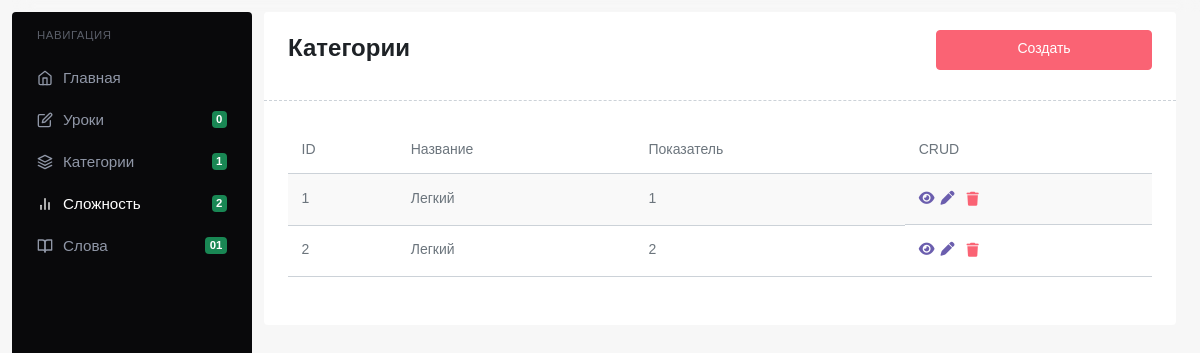
Before: /admin/levels/ with the older database file.
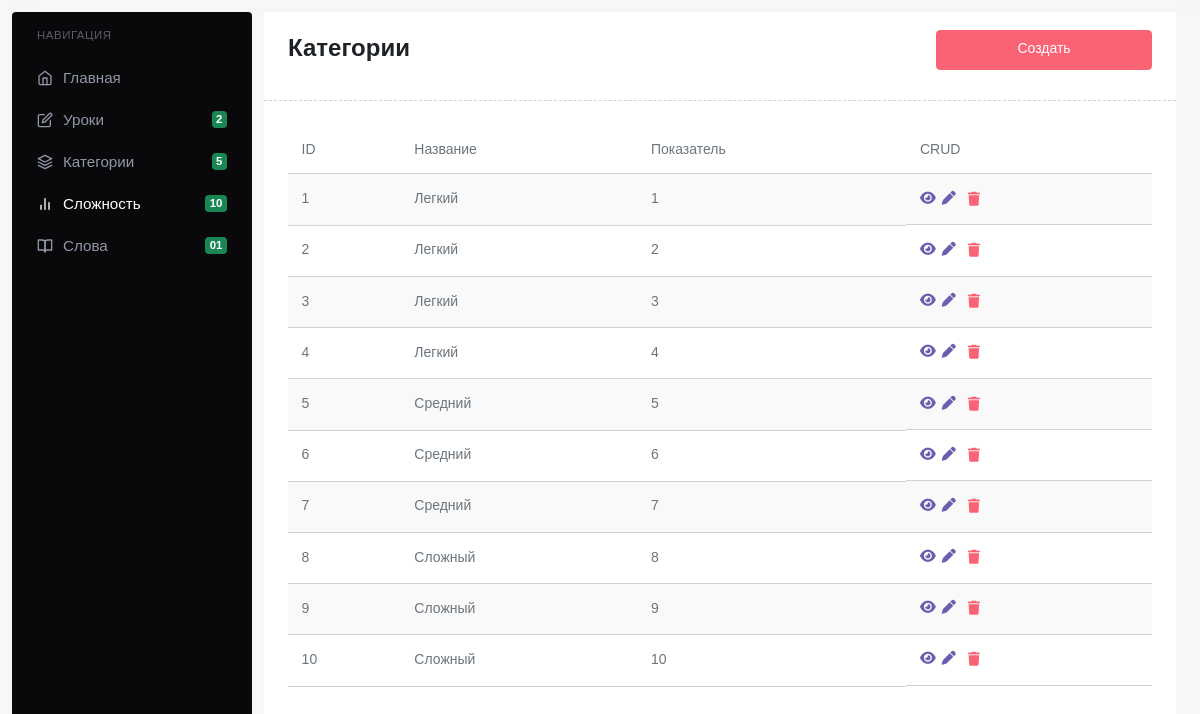
After: the same page with the newer database file.
### app/models.py (models this page shows)
class Level(db.Model):
    id = db.Column(db.Integer, primary_key=True)
    title = db.Column(db.String(255), nullable=False)
    indicator = db.Column(db.Integer)

### app/routes/Admin/AdminLevelRoutes.py (the view)
    def get_all(self):
        levels = Level.query.all()
        return render_template(f"{self.prefix}index.html", levels=levels)

### app/__init__.py (called while the page is built)
def create_app():
    app = Flask(__name__, static_folder="static", template_folder="templates")
    app.config["SQLALCHEMY_DATABASE_URI"] = f"sqlite:///db.db"
    register_blueprints(app)
    db.init_app(app)
    with app.app_context():
        db.create_all()
    @app.context_processor
    def inject_counts():
        counts = count_rows()
        return counts
    return app

### app/utils.py (called while the page is built)
def count_rows():
    lessons_count = Lesson.query.count()
    categories_count = Category.query.count()
    levels_count = Level.query.count()
    return {
        "lessons_count": lessons_count,
        "categories_count": categories_count,
        "levels_count": levels_count
    }

### app/templates/admin/levels/index.html (shortened to what this page needs)
{% extends "admin/base.html" %}
{% block content %}
    <div class="card">
        <div class="card-header d-flex justify-content-between">
            <p class="fs-3 fw-bold">Категории</p>
            <a href="{{ url_for('admin_levels.create') }}" class="btn btn-danger mb-2 w-25">Создать</a>
        </div>
        <div class="card-body">
            <div class="table-responsive">
                <table class="table table-striped">
                    <thead>
                        <tr>
                            <td>ID</td>
                            <td>Название</td>
                            <td>Показатель</td>
                            <td>CRUD</td>
                        </tr>
                    </thead>
                    <tbody>
                        {% for level in levels %}
                            <tr>
                                <td>{{ level.id }}</td>
                                <td>{{ level.title }}</td>
                                <td>{{ level.indicator }}</td>
                                <td class="d-flex gap-1">
                                    <a href="{{ url_for('admin_levels.get', id=level.id) }}"><i class="fa-solid fa-eye"></i></a>
                                    <a href="{{ url_for('admin_levels.edit', id=level.id) }}"><i class="fa-solid fa-pen"></i></a>
                                    <button class="text-danger border-0 bg-transparent" onclick="deleteLevel({{ level.id }})"><i class="fa-solid fa-trash"></i></button>
                                </td>
                            </tr>
                        {% endfor %}
                    </tbody>
                </table>
            </div>
        </div>
    </div>
{% endblock %}

### app/templates/admin/base.html (shortened to what this page needs)
<!DOCTYPE html>
<html lang="en">
<head>
    <link href="https://api.fontshare.com/v2/css?f[]=satoshi@900,700,500,300,400&display=swap" rel="stylesheet">
  <link rel="stylesheet" href="{{ url_for('static', filename='assets/app-0f19a312.css') }}">
  <link rel="stylesheet" href="{{ url_for('static', filename='assets/world-bcd2ab8c.css') }}">
</head>
<body>
<div class="app-wrapper">
    {% include 'admin/partials/sidebar.html' %}
    <div class="content-page px-2">
        {% block content %}{% endblock %}
    </div>
</div>
</body>
</html>

### app/templates/admin/partials/sidebar.html (shortened to what this page needs)
<div class="app-sidenav">
    <div class="h-100" data-simplebar>
        <ul class="menu">
            <li class="menu-title">Навигация</li>
            <li class="menu-item">
                <a href="{{ url_for('admin.index') }}" class="menu-link">
                    <span class="menu-icon"><i data-feather="home"></i></span>
                    <span class="menu-text"> Главная </span>
                </a>
            </li>
            <li class="menu-item">
                <a href="{{ url_for('admin_lessons.get_all') }}" class="menu-link">
                    <span class="menu-icon"><i data-feather="edit"></i></span>
                    <span class="menu-text"> Уроки </span>
                    <span class="badge bg-success rounded ms-auto">{{ lessons_count }}</span>
                </a>
            </li>
            <li class="menu-item">
                <a href="{{ url_for('admin_categories.get_all') }}" class="menu-link">
                    <span class="menu-icon"><i data-feather="layers"></i></span>
                    <span class="menu-text"> Категории </span>
                    <span class="badge bg-success rounded ms-auto">{{ categories_count }}</span>
                </a>
            </li>
            <li class="menu-item">
                <a href="{{ url_for('admin_levels.get_all') }}" class="menu-link">
                    <span class="menu-icon"><i data-feather="bar-chart-2"></i></span>
                    <span class="menu-text"> Сложность </span>
                    <span class="badge bg-success rounded ms-auto">{{ levels_count }}</span>
                </a>
            </li>
            <li class="menu-item">
                <a href="#" class="menu-link">
                    <span class="menu-icon"><i data-feather="book-open"></i></span>
                    <span class="menu-text"> Слова </span>
                    <span class="badge bg-success rounded ms-auto">01</span>
                </a>
            </li>
        </ul>
    </div>
</div>

### app/static/assets/world-bcd2ab8c.css (style rules this page uses)
svg { -ms-touch-action:none;touch-action:none }

Changed rows visible on the page:
added Level: id "3", title "Легкий", indicator "3"
added Level: id "4", title "Легкий", indicator "4"
added Level: id "5", title "Средний", indicator "5"
added Level: id "6", title "Средний", indicator "6"
added Level: id "7", title "Средний", indicator "7"
added Level: id "8", title "Сложный", indicator "8"
added Level: id "9", title "Сложный", indicator "9"
added Level: id "10", title "Сложный", indicator "10"
Other visible differences:
{{ lessons_count }}: "0" → "2"
{{ categories_count }}: "1" → "5"
{{ levels_count }}: "2" → "10"
